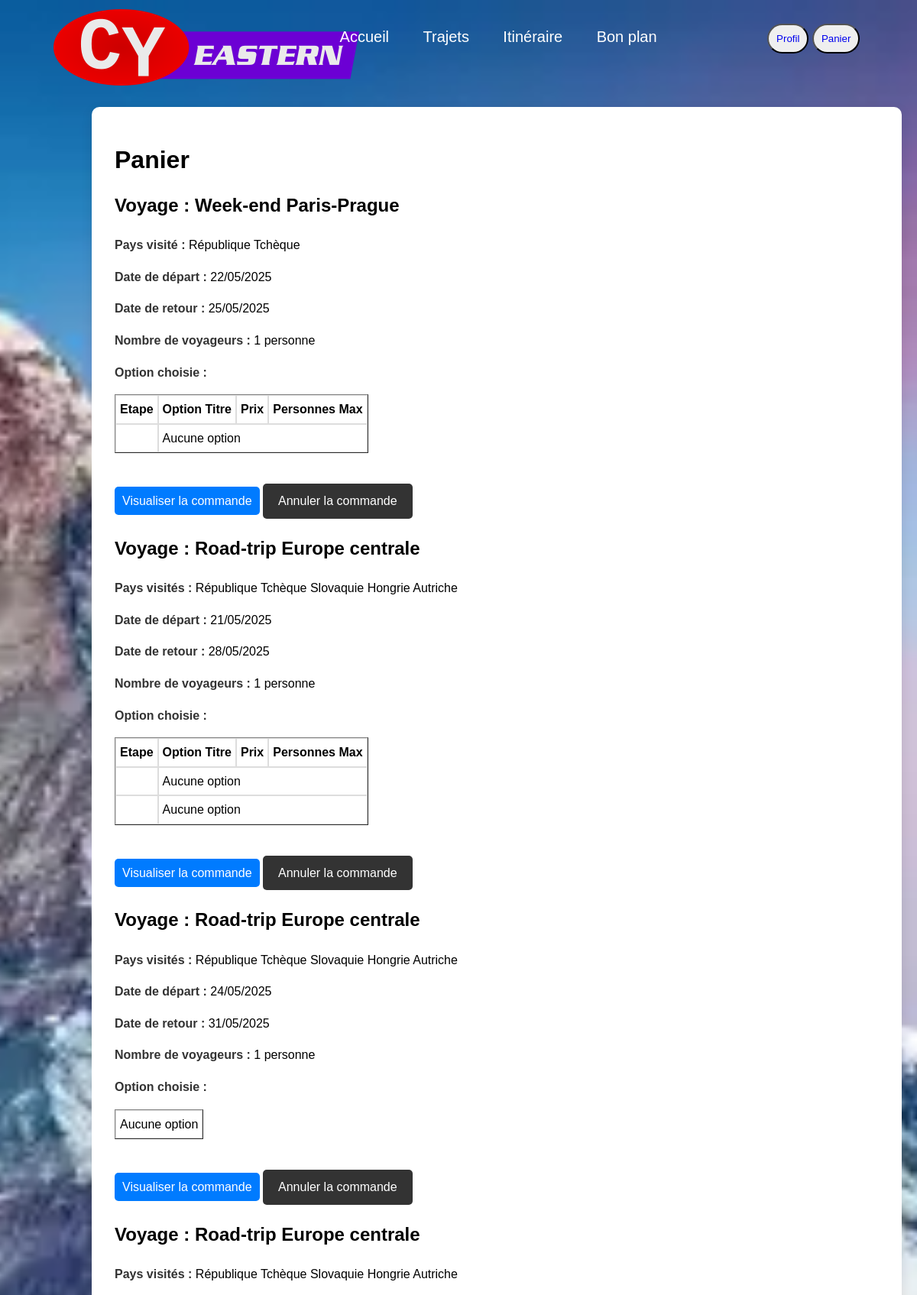
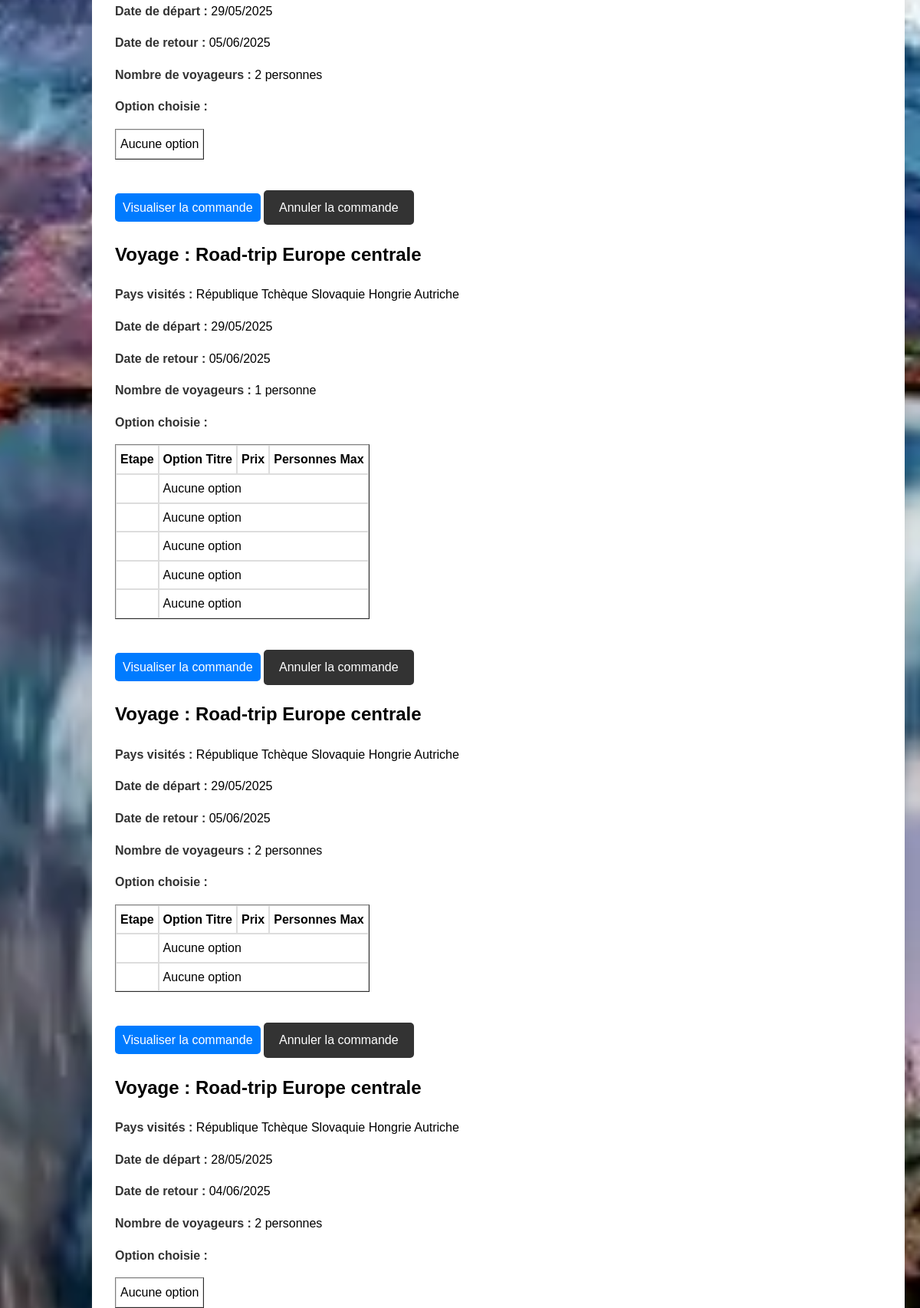
Screenshot of /panier.php (signed in, upper part) with the database file from the repository (2 pictures, top to bottom).
### tables this page shows
CREATE TABLE `panier` (
  `idCompte` int(11) NOT NULL,
  `idCommande` int(11) NOT NULL
);

CREATE TABLE `commandes` (
  `id` int(11) NOT NULL,
  `idCompte` int(11) NOT NULL,
  `idVoyage` int(11) NOT NULL,
  `nVoyageurs` int(11) NOT NULL,
  `debut` date NOT NULL,
  `total` int(11) NOT NULL,
  `paye` tinyint(1) NOT NULL COMMENT '0 à régler, 1 payé, 2 annulée',
  `creation` timestamp NOT NULL DEFAULT current_timestamp()
);

CREATE TABLE `voyage` (
  `id` int(11) NOT NULL,
  `titre` varchar(39) NOT NULL,
  `duree` tinyint(4) NOT NULL,
  `etapes` tinyint(4) NOT NULL,
  `transport` varchar(24) NOT NULL,
  `maxi` tinyint(4) NOT NULL,
  `prix` smallint(6) NOT NULL,
  `statut` tinyint(1) NOT NULL,
  `description` text NOT NULL
);

CREATE TABLE `paysVoy` (
  `idVoyage` int(11) NOT NULL,
  `idPays` int(11) NOT NULL
);

CREATE TABLE `pays` (
  `id` int(11) NOT NULL,
  `nom` varchar(50) NOT NULL
);

### api/linkDB.php (called while the page is built, shortened)
<?php
$linkDB = mysqli_connect("mariadb","valerie","meilleursite2025","clickjourney");
$voyageQuery = "SELECT * FROM voyage ORDER BY id";
$voyageResult = mysqli_query($linkDB, $voyageQuery);
$voyage = array();
while ($row = mysqli_fetch_assoc($voyageResult)) {
    $voyage[$row['id']] = $row;
}
$paysQuery = "SELECT p.*, pa.nom FROM paysVoy p, pays pa WHERE p.idPays = pa.id";
$paysResult = mysqli_query($linkDB, $paysQuery);
$pays = array();
while ($row = mysqli_fetch_assoc($paysResult)) {
    $pays[$row['idVoyage']][$row['idPays']] = $row;
}
$panierQuery = "SELECT idCommande FROM panier WHERE idCompte='{$_SESSION['id']}'";
$panierResult = mysqli_query($linkDB, $panierQuery);
$panier = mysqli_fetch_all($panierResult, MYSQLI_ASSOC);
$commandes = array();
$commandesOpt = array();
if(isset($_SESSION['id'])) {
    $commandesQuery = "SELECT * FROM commandes WHERE idCompte='{$_SESSION['id']}'";
    $commandesResult = mysqli_query($linkDB, $commandesQuery);
    while ($row = mysqli_fetch_assoc($commandesResult)) {
        $commandes[$row['id']] = $row;
    }
    $commandesOptQuery = "SELECT co.* FROM commandesOpt co JOIN commandes c ON co.idCommande = c.id WHERE c.idCompte='{$_SESSION['id']}'";
    $commandesOptResult = mysqli_query($linkDB, $commandesOptQuery);
    while ($row = mysqli_fetch_assoc($commandesOptResult)) {
        $commandesOpt[$row['idCommande']][$row['idEtape']][$row['idOption']] = $row;
    }
}

### panier.php (the view, shortened to what this page needs)
<?php include('api/linkDB.php'); ?>
<?php
$theme = $_COOKIE['theme'] ?? 'style';
$fiche = ($theme === 'sombre') ? 'sombre.css' : 'style.css';
?>
<!DOCTYPE html>
<html lang="fr">
<head>
    <link rel="stylesheet" href="style.css">
</head>
<body>
<!DOCTYPE html>
<html lang="fr">
<head>
    <link id="css" rel="stylesheet" type="text/css" href="<?= htmlspecialchars($fiche)?>">
</head>
<body>
<div>
    <nav>
        <div class="divmenu">
            <div class="logo1">
                <a href="index.html"><img src="media/logo.webp" width="400" height="100" alt="Logo"></a>
            </div>
            <ul>
                <li class="limenu"><a href="index.html">Accueil</a></li>
                <li class="limenu"><a href="presentation.php">Trajets</a></li>
                <li class="limenu"><a href="recherche.php">Itinéraire</a></li>
                <li class="limenu"><a href="">Bon plan</a></li>
                <button class="bouton_menu"><a href="profil.php">Profil</a></button>
                <button class="bouton_menu"><a href="panier.php">Panier</a></button>
            </ul>
        </div>
    </nav>
</div>
<div class="container">
    <h1>Panier</h1>
    <div class="details">
        <?php
        $total = 0;
        foreach ($panier as $commande){
            $total += $commandes[$commande["idCommande"]]['total'];
            $debut = new DateTime($commandes[$commande['idCommande']]['debut']);
            $fin = new DateTime($commandes[$commande['idCommande']]['debut']);
            $fin->add(new DateInterval('P' . $voyage[$commandes[$commande['idCommande']]['idVoyage']]['duree'] . 'D'));
            echo '<h2>Voyage : '.  htmlspecialchars($voyage[$commandes[$commande['idCommande']]['idVoyage']]['titre']) .'</h2><p>';
            if(count($pays[$commandes[$commande['idCommande']]['idVoyage']]) != 1) {
                echo '<strong>Pays visités :</strong>';
            } else {
                echo '<strong>Pays visité :</strong>';
            }
            foreach($pays[$commandes[$commande['idCommande']]['idVoyage']] as $row) {
                echo ' ' . htmlspecialchars($row['nom']) ;
            }
            echo '</p><p><strong>Date de départ : </strong>' . date('d/m/Y', $debut->getTimestamp()) . '</p><p><strong>Date de retour : </strong>' . date('d/m/Y', $fin->getTimestamp()) . '</p><p><strong>Nombre de voyageurs :</strong> ' . $commandes[$commande['idCommande']]['nVoyageurs'] . " personne" . ($commandes[$commande['idCommande']]['nVoyageurs'] > 1 ? "s" : "");
            echo '<p><strong>Option choisie :</strong>';
            echo '<table border="1" cellpadding="5" cellspacing="0">';
            echo '<thead><tr>';
            if (!empty($commandesOpt) && isset($commandesOpt[$commande['idCommande']])) {
                echo '<th>Etape</th>';
                echo '<th>Option Titre</th>';
                echo '<th>Prix</th>';
                echo '<th>Personnes Max</th>';
            }
            echo '</tr></thead><tbody>';
            if ($commande['idCommande'] && isset($commandesOpt[$commande['idCommande']])) {
                foreach ($commandesOpt[$commande['idCommande']] as $item) {
                    echo '<tr>';
                    echo '<td>' . htmlspecialchars($item['idEtape']) . '</td>';
                    $optionId = $item['idOption'];
                    if (isset($option[$optionId]) && $optionId != "0") {
                        echo '<td>' . htmlspecialchars($option[$optionId]['titre']) . '</td>';
                        echo '<td>' . htmlspecialchars($option[$optionId]['prix']) . '€</td>';
                        echo '<td>' . htmlspecialchars($option[$optionId]['personnesMax']) . '</td>';
                    } else {
                        echo '<td colspan="3">Aucune option</td>';
                    }
                    echo '</tr>';
                }
            } else {
                echo '<tr><td colspan="3">Aucune option</td></tr>';
            }
            echo '</tbody></table>';
            echo '<a href="recapitulatif.php?commande='. $commande['idCommande'] . '" class="bouton1-res">Visualiser la commande</a>
              <a class="btn-retour" href="/api/cancel.php?commande=' . $commande['idCommande'] . '">Annuler la commande</a>';
        }
        echo <<<'EOD'
        </p>
    </div>
    <p><strong>Le prix comprend : </strong></p>
    <p>Le prix initial du voyage inclut les nuits d'hôtel ainsi que la restauration par défaut (petit-déjeuner et
        dîner).</br>
        Il couvre également les activités proposées par l'agence.</br>
        De plus, les options que vous avez sélectionnées s'ajoutent au prix de base.</p>
    <p><strong>Attention : </strong></p>
    <p>Les services pour lesquels la prise en charge n'est pas indiquée sur la page de réservation ne sont pas
        couverts par l'agence.</p>
    <p class="total">Total du panier :
EOD;
        echo $total . "€</p>";
        ?>
</div>
</body>
</html>

### style.css (style rules this page uses)
* { text-decoration: none; }
body { font-family: Arial, sans-serif; font-optical-sizing: auto; background-image: url(media/paysage.jpg); background-size: cover; background-repeat: no-repeat; background-position: center; height: 100vh; margin: 0; image-rendering: crisp-edges; background-attachment: fixed; }
img[alt="Logo"] { margin-left: 10px; margin-top: 30px; }
.divmenu { display: flex; align-items: center; justify-content: space-between; height: 100px; padding: 0 50px; }
li.limenu { display: inline-block; margin-left: -100px; }
.limenu a { color: white; font-size: 20px; margin-right: 140px; }
.bouton_menu { color: black; border-radius: 20px; padding: 10px; }
.logo1 { padding: 10px; font-weight: bold; font-size: 30px; justify-content: flex-end; }
.tableau-commandes table,th,td { border: 1px solid #ddd; }
.container { margin-top: 40px; max-width: 1000px; margin-left: 10%; background: white; padding: 30px; border-radius: 10px; box-shadow: 0 5px 15px rgba(0, 0, 0, 0.1); }
.details { margin-top: 20px; line-height: 1.6; }
.details strong { color: #333; }
.btn-retour { display: inline-block; margin-top: 40px; background-color: #333; color: white; padding: 10px 20px; border-radius: 5px; text-decoration: none; }
.bouton1-res { padding: 10px; color: white; background-color: #007bff; text-decoration: none; border-radius: 5px; margin-top: 10px; margin-bottom: 10px; }

### rows the page displays
panier: idCommande.titre "Week-end Paris-Prague", shows "Pays visité :", idCommande.debut "22/05/2025", idCommande.debut "25/05/2025", idCommande.nVoyageurs "1", shows "Etape"
paysvoy: idPays.nom "République Tchèque"
panier: idCommande.titre "Road-trip Europe centrale", shows "Pays visités :", idCommande.debut "21/05/2025", idCommande.debut "28/05/2025", idCommande.nVoyageurs "1", shows "Etape"
paysvoy: idPays.nom "République Tchèque"
paysvoy: idPays.nom "Slovaquie"
paysvoy: idPays.nom "Hongrie"
paysvoy: idPays.nom "Autriche"
panier: idCommande.titre "Road-trip Europe centrale", shows "Pays visités :", idCommande.debut "24/05/2025", idCommande.debut "31/05/2025", idCommande.nVoyageurs "1", shows "Aucune option"
panier: idCommande.titre "Road-trip Europe centrale", shows "Pays visités :", idCommande.debut "29/05/2025", idCommande.debut "05/06/2025", idCommande.nVoyageurs "2", shows "Aucune option"
panier: idCommande.titre "Road-trip Europe centrale", shows "Pays visités :", idCommande.debut "29/05/2025", idCommande.debut "05/06/2025", idCommande.nVoyageurs "1", shows "Etape"
panier: idCommande.titre "Road-trip Europe centrale", shows "Pays visités :", idCommande.debut "29/05/2025", idCommande.debut "05/06/2025", idCommande.nVoyageurs "2", shows "Etape"
panier: idCommande.titre "Road-trip Europe centrale", shows "Pays visités :", idCommande.debut "28/05/2025", idCommande.debut "04/06/2025", idCommande.nVoyageurs "2", shows "Aucune option"
